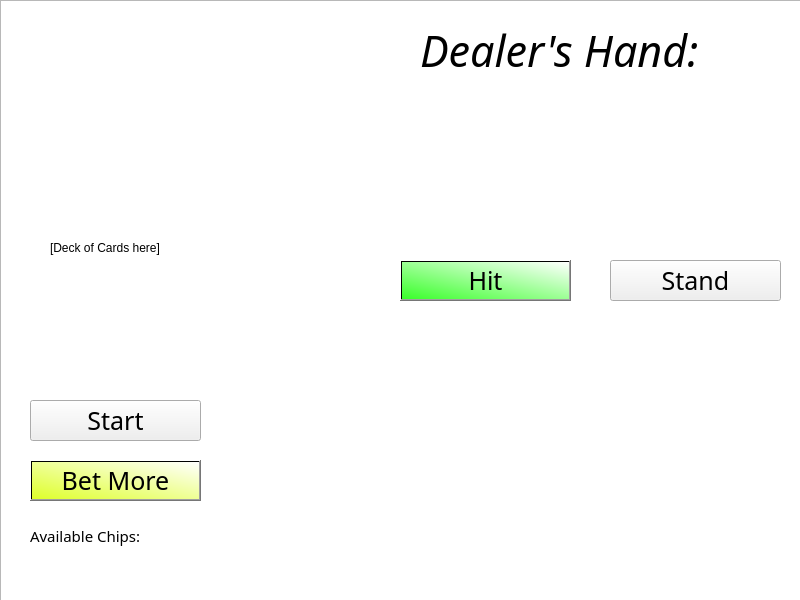
<?xml version="1.0" encoding="UTF-8"?>
<ui version="4.0">
 <class>Form</class>
 <widget class="QWidget" name="Form">
  <property name="geometry">
   <rect>
    <x>0</x>
    <y>0</y>
    <width>800</width>
    <height>600</height>
   </rect>
  </property>
  <property name="minimumSize">
   <size>
    <width>800</width>
    <height>600</height>
   </size>
  </property>
  <property name="cursor">
   <cursorShape>PointingHandCursor</cursorShape>
  </property>
  <property name="windowTitle">
   <string>Form</string>
  </property>
  <property name="styleSheet">
   <string notr="true">background-color: qlineargradient(
    x1:0, y1:0, x2:0, y2:1,
    stop:0 #009f00,
    stop:1 #004d00
);</string>
  </property>
  <widget class="QLabel" name="dealerLabel">
   <property name="geometry">
    <rect>
     <x>410</x>
     <y>10</y>
     <width>301</width>
     <height>181</height>
    </rect>
   </property>
   <property name="minimumSize">
    <size>
     <width>100</width>
     <height>100</height>
    </size>
   </property>
   <property name="font">
    <font>
     <family>Harlow Solid Italic</family>
     <pointsize>32</pointsize>
     <italic>true</italic>
    </font>
   </property>
   <property name="styleSheet">
    <string notr="true">QLabel {
	background-color: transparent;
	padding-bottom: 100px
}</string>
   </property>
   <property name="frameShape">
    <enum>QFrame::NoFrame</enum>
   </property>
   <property name="lineWidth">
    <number>1</number>
   </property>
   <property name="text">
    <string>Dealer's Hand:</string>
   </property>
  </widget>
  <widget class="QLabel" name="label">
   <property name="geometry">
    <rect>
     <x>50</x>
     <y>240</y>
     <width>131</width>
     <height>16</height>
    </rect>
   </property>
   <property name="text">
    <string>[Deck of Cards here]</string>
   </property>
  </widget>
  <widget class="QLabel" name="playerLabel">
   <property name="geometry">
    <rect>
     <x>420</x>
     <y>380</y>
     <width>331</width>
     <height>191</height>
    </rect>
   </property>
   <property name="minimumSize">
    <size>
     <width>100</width>
     <height>100</height>
    </size>
   </property>
   <property name="font">
    <font>
     <family>Harlow Solid Italic</family>
     <pointsize>32</pointsize>
     <italic>true</italic>
    </font>
   </property>
   <property name="autoFillBackground">
    <bool>false</bool>
   </property>
   <property name="styleSheet">
    <string notr="true">QLabel {
	color: rgb(255, 255, 255);
	background-color: transparent;
	padding-top: 100px;
}</string>
   </property>
   <property name="text">
    <string>Player's Hand:</string>
   </property>
  </widget>
  <widget class="QPushButton" name="dealButton">
   <property name="geometry">
    <rect>
     <x>30</x>
     <y>400</y>
     <width>171</width>
     <height>41</height>
    </rect>
   </property>
   <property name="font">
    <font>
     <family>Broadway</family>
     <pointsize>19</pointsize>
    </font>
   </property>
   <property name="styleSheet">
    <string notr="true">QPushButton {background-color: qlineargradient(
    		x1:0, y1:0, x2:0, y2:1,
    		stop:0 #ff0000,
    		stop:1 #7d0000
	);
}</string>
   </property>
   <property name="text">
    <string>Start</string>
   </property>
  </widget>
  <widget class="QPushButton" name="betButton">
   <property name="geometry">
    <rect>
     <x>30</x>
     <y>460</y>
     <width>171</width>
     <height>41</height>
    </rect>
   </property>
   <property name="font">
    <font>
     <family>Broadway</family>
     <pointsize>19</pointsize>
    </font>
   </property>
   <property name="styleSheet">
    <string notr="true">QPushButton {
	
	
	background-color: qlineargradient(spread:pad, x1:0, y1:1, x2:1, y2:0, stop:0 rgba(222, 255, 42, 255), stop:1 rgba(255, 255, 255, 255));
}
</string>
   </property>
   <property name="text">
    <string>Bet More</string>
   </property>
  </widget>
  <widget class="QLabel" name="chipsNum">
   <property name="geometry">
    <rect>
     <x>30</x>
     <y>520</y>
     <width>171</width>
     <height>31</height>
    </rect>
   </property>
   <property name="font">
    <font>
     <family>Broadway</family>
     <pointsize>11</pointsize>
    </font>
   </property>
   <property name="text">
    <string>Available Chips:</string>
   </property>
  </widget>
  <widget class="QPushButton" name="hitButton">
   <property name="geometry">
    <rect>
     <x>400</x>
     <y>260</y>
     <width>171</width>
     <height>41</height>
    </rect>
   </property>
   <property name="font">
    <font>
     <family>Broadway</family>
     <pointsize>19</pointsize>
    </font>
   </property>
   <property name="styleSheet">
    <string notr="true">QPushButton {
	background-color: qlineargradient(spread:pad, x1:0, y1:1, x2:1, y2:0, stop:0 rgba(57, 255, 42, 255), stop:1 rgba(255, 255, 255, 255));
}</string>
   </property>
   <property name="text">
    <string>Hit</string>
   </property>
  </widget>
  <widget class="QPushButton" name="standButton">
   <property name="geometry">
    <rect>
     <x>610</x>
     <y>260</y>
     <width>171</width>
     <height>41</height>
    </rect>
   </property>
   <property name="font">
    <font>
     <family>Broadway</family>
     <pointsize>19</pointsize>
    </font>
   </property>
   <property name="styleSheet">
    <string notr="true">QPushButton {background-color: qlineargradient(
    		x1:0, y1:0, x2:0, y2:1,
    		stop:0 #ff0000,
    		stop:1 #7d0000
	);
}</string>
   </property>
   <property name="text">
    <string>Stand</string>
   </property>
  </widget>
  <widget class="QGraphicsView" name="cardGraphicsView">
   <property name="geometry">
    <rect>
     <x>0</x>
     <y>0</y>
     <width>801</width>
     <height>601</height>
    </rect>
   </property>
  </widget>
  <zorder>cardGraphicsView</zorder>
  <zorder>dealerLabel</zorder>
  <zorder>label</zorder>
  <zorder>playerLabel</zorder>
  <zorder>dealButton</zorder>
  <zorder>betButton</zorder>
  <zorder>chipsNum</zorder>
  <zorder>hitButton</zorder>
  <zorder>standButton</zorder>
 </widget>
 <resources/>
 <connections/>
</ui>
